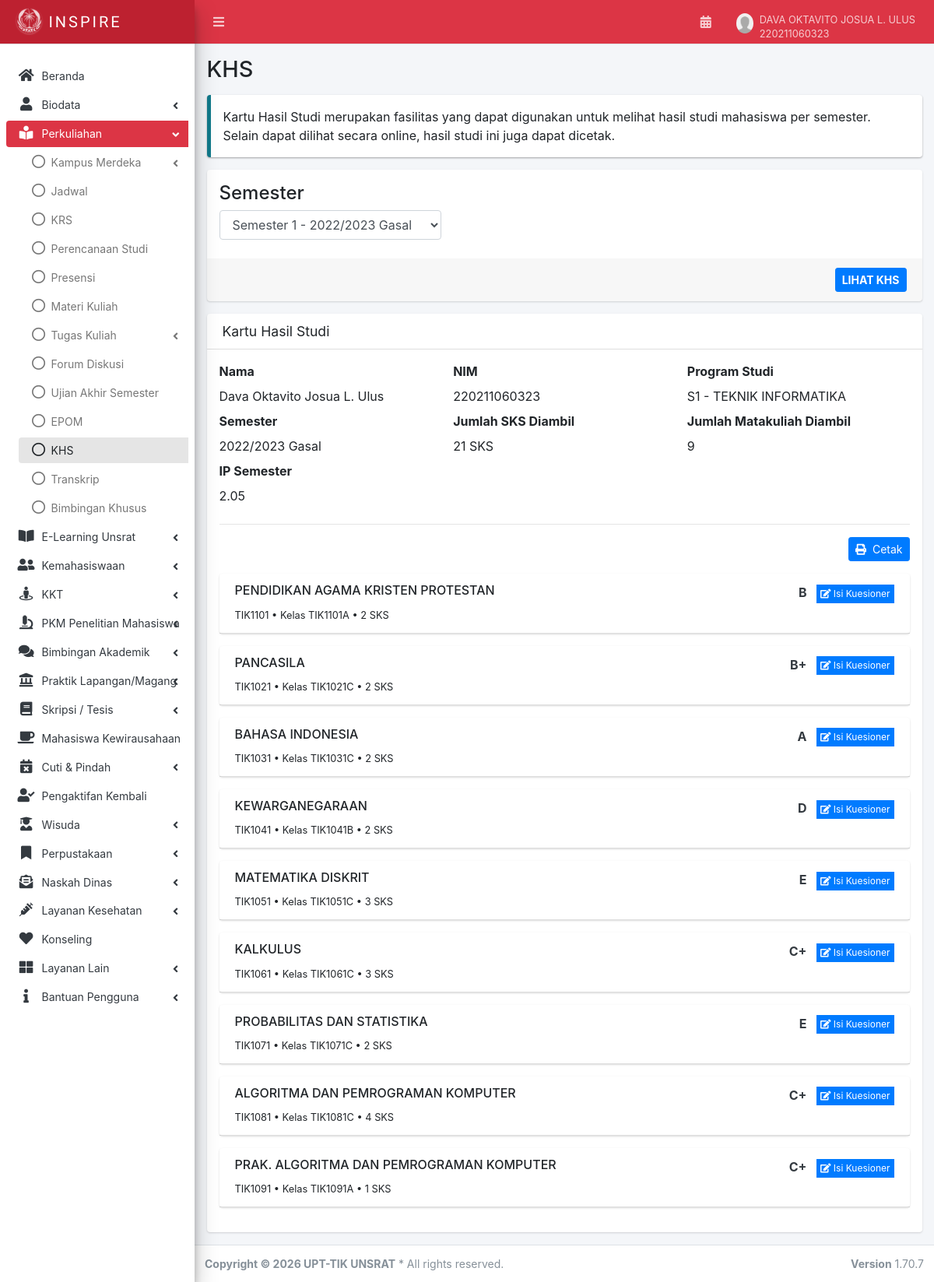
Page /khs.php?semester=1 (signed in) on the committed database.
### tables this page shows
CREATE TABLE `users` (
  `id` int NOT NULL,
  `nim` varchar(20) NOT NULL,
  `password` varchar(255) NOT NULL,
  `nama` varchar(100) NOT NULL,
  `email` varchar(100) DEFAULT NULL,
  `tempat_lahir` varchar(100) DEFAULT NULL,
  `tanggal_lahir` date DEFAULT NULL,
  `tanggal_masuk` date DEFAULT '2022-08-01',
  `foto_profil` varchar(255) DEFAULT 'assets/images/user_default.png',
  `semester` int DEFAULT '1',
  `tahun_akademik` varchar(20) DEFAULT '2025/2026',
  `periode` varchar(10) DEFAULT 'Gasal',
  `status` varchar(50) DEFAULT 'Aktif',
  `status_pddikti` varchar(50) DEFAULT 'Aktif',
  `angkatan` varchar(4) DEFAULT NULL,
  `fakultas` varchar(100) DEFAULT NULL,
  `prodi` varchar(100) DEFAULT NULL,
  `jenjang` varchar(10) DEFAULT NULL,
  `pembimbing_akademik` varchar(100) DEFAULT NULL,
  `nip_pembimbing` varchar(30) DEFAULT NULL,
  `masa_studi` int DEFAULT '1',
  `sisa_masa_studi` int DEFAULT '14',
  `ipk` decimal(3,2) DEFAULT '0.00',
  `ip_semester` decimal(3,2) DEFAULT '0.00',
  `sks_lulus` int DEFAULT '0',
  `sks_diambil` int DEFAULT '0',
  `has_academic_warning` tinyint(1) DEFAULT '0',
  `warning_message` text,
  `created_at` timestamp NULL DEFAULT CURRENT_TIMESTAMP,
  `updated_at` timestamp NULL DEFAULT CURRENT_TIMESTAMP ON UPDATE CURRENT_TIMESTAMP
);

CREATE TABLE `khs` (
  `id` int NOT NULL,
  `nim` varchar(20) NOT NULL,
  `kode_mk` varchar(20) NOT NULL,
  `nama_mk` varchar(100) NOT NULL,
  `kelas` varchar(20) DEFAULT 'A',
  `sks` int NOT NULL DEFAULT '3',
  `nilai_huruf` varchar(5) DEFAULT NULL,
  `bobot` decimal(3,2) DEFAULT '0.00',
  `semester` int DEFAULT '1',
  `tahun_akademik` varchar(20) DEFAULT NULL,
  `periode` varchar(10) DEFAULT NULL,
  `dosen1` varchar(100) DEFAULT NULL,
  `nilai_dosen1` decimal(5,2) DEFAULT NULL,
  `dosen2` varchar(100) DEFAULT NULL,
  `nilai_dosen2` decimal(5,2) DEFAULT NULL,
  `created_at` timestamp NULL DEFAULT CURRENT_TIMESTAMP
);

### khs.php (the view, shortened to what this page needs)
<?php
include 'layout/header.php';
include 'config/database.php';
$user_data = null;
$khs_data = [];
$total_sks = 0;
$total_bobot = 0;
$total_mk = 0;
$ips = 0;
$selected_semester = $_GET['semester'] ?? '';
$semesters = [];
$nim = $_SESSION['nim'] ?? '';
$stmt = $conn->prepare("SELECT * FROM users WHERE nim = ?");
$stmt->bind_param("s", $nim);
$stmt->execute();
$result = $stmt->get_result();
if ($result && $result->num_rows > 0) {
    $user_data = $result->fetch_assoc();
}
$stmt = $conn->prepare("SELECT DISTINCT semester, tahun_akademik, periode FROM khs WHERE nim = ? ORDER BY semester ASC");
$stmt->bind_param("s", $nim);
$stmt->execute();
$result = $stmt->get_result();
while ($row = $result->fetch_assoc()) {
    $semesters[] = [
        'semester' => $row['semester'],
        'tahun_akademik' => $row['tahun_akademik'],
        'periode' => $row['periode']
    ];
}
if ($selected_semester !== '') {
    $stmt = $conn->prepare("SELECT * FROM khs WHERE nim = ? AND semester = ? ORDER BY id ASC");
    $stmt->bind_param("si", $nim, $selected_semester);
    $stmt->execute();
    $result = $stmt->get_result();
    while ($row = $result->fetch_assoc()) {
        $khs_data[] = $row;
        $total_sks += (int) $row['sks'];
        $total_bobot += (int) $row['sks'] * (float) $row['bobot'];
        $total_mk++;
    }
    $ips = ($total_sks > 0) ? round($total_bobot / $total_sks, 2) : 0;
}
function formatSemesterKHS($tahun_akademik, $periode) {
    return "$tahun_akademik $periode";
}
$selected_tahun_akademik = '';
$selected_periode = '';
if ($selected_semester !== '') {
    foreach ($semesters as $sem) {
        if ((string)$sem['semester'] === (string)$selected_semester) {
            $selected_tahun_akademik = $sem['tahun_akademik'];
            $selected_periode = $sem['periode'];
            break;
        }
    }
}
?>
<div class="content-wrapper" style="min-height: 799.031px;">
    <div class="content-header">
        <div class="container-fluid"><h1>KHS</h1></div>
    </div>
    <div class="content">
        <div class="container-fluid">
            <div class="row">
                <div class="col-md-12 col-sm-12 col-xs-12">
                    <div class="callout callout-info">
                        Kartu Hasil Studi merupakan fasilitas yang dapat digunakan untuk melihat hasil studi mahasiswa per semester. Selain dapat dilihat secara online, hasil studi ini juga dapat dicetak.
                    </div>
                    <div class="card">
                        <form action="khs.php" method="GET">
                            <div class="card-body">
                                <div class="row">
                                    <div class="col-sm-12 col-xs-12 col-md-4 mb-2">
                                        <h4>Semester</h4>
                                        <select name="semester" class="form-control" required>
                                            <?php foreach ($semesters as $sem): ?>
                                            <option value="<?php echo (int) $sem['semester']; ?>" <?php echo ((string)$selected_semester === (string)$sem['semester']) ? 'selected' : ''; ?>>
                                                Semester <?php echo (int) $sem['semester']; ?> - <?php echo formatSemesterKHS($sem['tahun_akademik'], $sem['periode']); ?>
                                            </option>
                                            <?php endforeach; ?>
                                        </select>
                                    </div>
                                </div>
                            </div>
                            <div class="card-footer text-right">
                                <button type="submit" class="btn btn-primary btn-sm"><b>LIHAT KHS</b></button>
                            </div>
                        </form>
                    </div>
                    <?php if ($selected_semester !== '' && !empty($khs_data)): ?>
                    <div class="card">
                        <div class="card-header">
                            <h3 class="card-title">Kartu Hasil Studi</h3>
                        </div>
                        <div class="card-body">
                            <div class="row">
                                <div class="col-md-4 col-sm-12 col-xs-12 mb-2">
                                    <label>Nama</label><br>
                                    <?php echo $user_data ? htmlspecialchars($user_data['nama'], ENT_QUOTES, 'UTF-8') : '-'; ?>
                                </div>
                                <div class="col-md-4 col-sm-12 col-xs-12 mb-2">
                                    <label>NIM</label><br>
                                    <?php echo $user_data ? htmlspecialchars($user_data['nim'], ENT_QUOTES, 'UTF-8') : '-'; ?>
                                </div>
                                <div class="col-md-4 col-sm-12 col-xs-12 mb-2">
                                    <label>Program Studi</label><br>
                                    S1 - TEKNIK INFORMATIKA
                                </div>
                                <div class="col-md-4 col-sm-12 col-xs-12 mb-2">
                                    <label>Semester</label><br>
                                    <?php echo formatSemesterKHS($selected_tahun_akademik, $selected_periode); ?>
                                </div>
                                <div class="col-md-4 col-sm-12 col-xs-12 mb-2">
                                    <label>Jumlah SKS Diambil</label><br>
                                    <?php echo $total_sks; ?> SKS
                                </div>
                                <div class="col-md-4 col-sm-12 col-xs-12 mb-2">
                                    <label>Jumlah Matakuliah Diambil</label><br>
                                    <?php echo $total_mk; ?>
                                </div>
                                <div class="col-md-4 col-sm-12 col-xs-12 mb-2">
                                    <label>IP Semester</label><br>
                                    <?php echo number_format($ips, 2); ?>
                                </div>
                            </div>
                            <hr>
                            <div class="text-right mb-3">
                                <a href="khs_cetak.php?semester=<?php echo htmlspecialchars($selected_semester, ENT_QUOTES, 'UTF-8'); ?>" target="_blank">
                                    <button type="button" class="btn btn-sm btn-primary">
                                        <i class="fas fa-print mr-1"></i> Cetak
                                    </button>
                                </a>
                            </div>
                            <div id="accordion">
                                <?php foreach ($khs_data as $index => $khs): ?>
                                <div class="card card-default">
                                    <div class="card-header" data-toggle="collapse" href="#collapse-<?php echo $index; ?>" style="cursor: pointer;">
                                        <div class="d-flex w-100 justify-content-between">
                                            <h6><?php echo strtoupper(htmlspecialchars($khs['nama_mk'], ENT_QUOTES, 'UTF-8')); ?></h6>
                                            <div class="text-right">
                                                <?php if (!empty($khs['nilai_huruf'])): ?>
                                                <span class="text-dark mr-2">
                                                    <b><?php echo htmlspecialchars($khs['nilai_huruf'], ENT_QUOTES, 'UTF-8'); ?></b>
                                                </span>
                                                <?php endif; ?>
                                                <a href="#" class="btn btn-flat btn-xs btn-primary">
                                                    <i class="fa fa-edit"></i> Isi Kuesioner
                                                </a>
                                            </div>
                                        </div>
                                        <small>
                                            <?php echo htmlspecialchars($khs['kode_mk'], ENT_QUOTES, 'UTF-8'); ?> •
                                            Kelas <?php echo htmlspecialchars($khs['kelas'] ?? 'A', ENT_QUOTES, 'UTF-8'); ?> •
                                            <?php echo (int) $khs['sks']; ?> SKS
                                        </small>
                                    </div>
                                </div>
                                <?php endforeach; ?>
                            </div>
                        </div>
                    </div>
                    <?php endif; ?>
                </div>
            </div>
        </div>
    </div>
</div>
<?php include 'layout/footer.php'; ?>

### rows in the picture
users: nama "Dava Oktavito Josua L. Ulus", nim "220211060323"
khs: nama_mk "PENDIDIKAN AGAMA KRISTEN PROTESTAN", nilai_huruf "B", kode_mk "TIK1101", kelas "TIK1101A", sks "2"
khs: nama_mk "PANCASILA", nilai_huruf "B+", kode_mk "TIK1021", kelas "TIK1021C", sks "2"
khs: nama_mk "BAHASA INDONESIA", nilai_huruf "A", kode_mk "TIK1031", kelas "TIK1031C", sks "2"
khs: nama_mk "KEWARGANEGARAAN", nilai_huruf "D", kode_mk "TIK1041", kelas "TIK1041B", sks "2"
khs: nama_mk "MATEMATIKA DISKRIT", nilai_huruf "E", kode_mk "TIK1051", kelas "TIK1051C", sks "3"
khs: nama_mk "KALKULUS", nilai_huruf "C+", kode_mk "TIK1061", kelas "TIK1061C", sks "3"
khs: nama_mk "PROBABILITAS DAN STATISTIKA", nilai_huruf "E", kode_mk "TIK1071", kelas "TIK1071C", sks "2"
khs: nama_mk "ALGORITMA DAN PEMROGRAMAN KOMPUTER", nilai_huruf "C+", kode_mk "TIK1081", kelas "TIK1081C", sks "4"
khs: nama_mk "PRAK. ALGORITMA DAN PEMROGRAMAN KOMPUTER", nilai_huruf "C+", kode_mk "TIK1091", kelas "TIK1091A", sks "1"

### other values in the picture
$nama "DAVA OKTAVITO JOSUA L. ULUS"
$nim "220211060323"
formatSemesterKHS($selected_tahun_akademik, $selected_periode) "2022/2023 Gasal"
$total_sks "21"
$total_mk "9"
$ips "2.05"
